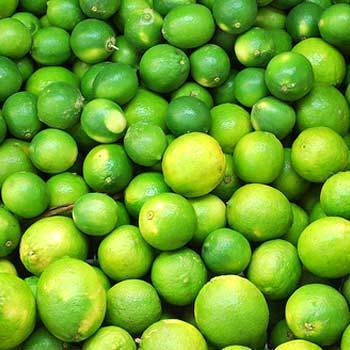
#> input picture lemon.jpeg, 350 x 350 px
$ jupyter execute HoughCircles.ipynb
#> lines starting #> are read from the running program, lines starting #| are printed output that depends on the picture
[cell 1]
import numpy as np
import cv2

[cell 2]
img = cv2.imread('lemon.jpeg',0)
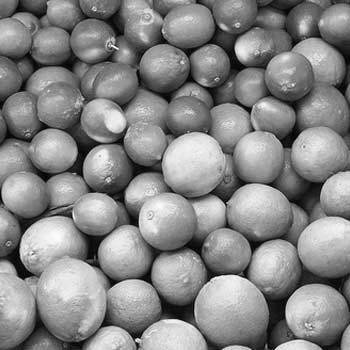
#> img: shape (350, 350); min 0, max 255, mean 134.2
img = cv2.medianBlur(img,5)
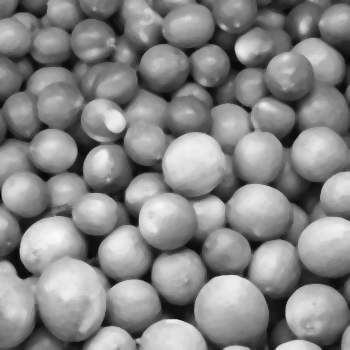
#> img: shape (350, 350); min 7, max 250, mean 134.5
cimg = cv2.cvtColor(img,cv2.COLOR_GRAY2BGR)

cv2.imshow('detected circle',cimg)
img1 = cv2.Canny(img.copy() , 100 ,170)
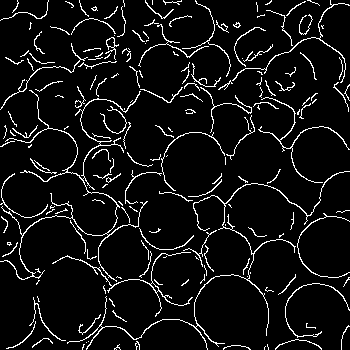
#> img1: shape (350, 350); 7% white in thin lines or dots

cv2.imshow('canny 170' , img1)

circles = cv2.HoughCircles(img,cv2.HOUGH_GRADIENT,1,29,
                            param1=200,param2=8,minRadius=8,maxRadius=39)
#> circles = 69 rows, first 8: [166.5, 220.5, 28.5], [230.5, 309.5, 36.2], [52.5, 249.5, 32.9], [132.5, 305.5, 27.1], [195.5, 165.5, 34], [126.5, 253.5, 28.5], [315.5, 315.5, 32.1], [92.5, 40.5, 22.3]

circles = np.uint16(np.around(circles))
#> circles = 69 rows, first 8: [166, 220, 28], [230, 310, 36], [52, 250, 33], [132, 306, 27], [196, 166, 34], [126, 254, 28], [316, 316, 32], [92, 40, 22]
for i in circles[0,:]:
    # draw the outer circle
    cv2.circle(cimg,(i[0],i[1]),i[2],(0,255,0),2)
    # draw the center of the circle
    cv2.circle(cimg,(i[0],i[1]),2,(0,0,255),3)
#> this loop made 69 passes
#> i on passes 1 to 12: [166, 220, 28], [230, 310, 36], [52, 250, 33], [132, 306, 27], [196, 166, 34], [126, 254, 28], [316, 316, 32], [92, 40, 22], [210, 66, 20], [78, 304, 38], [258, 218, 35], [104, 118, 22]
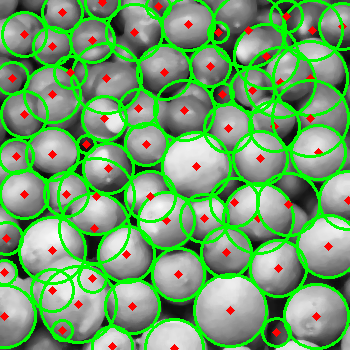
#> cimg: shape (350, 350, 3); mean B, G, R 106.4, 162, 112


cv2.imshow('detected circles',cimg)

no_of_lemons = 0
if circles is not None:
    circles = np.round(circles[0, :]).astype("int")
    no_of_lemons = len(circles)
#> no_of_lemons = 69


print(no_of_lemons)
#| 69
cv2.waitKey(0)
cv2.destroyAllWindows()

$ run again, with 4.1.05.tiff saved as lemon.jpeg
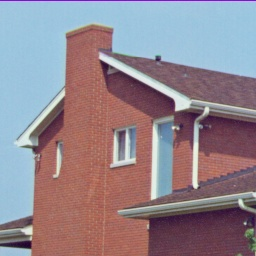
#> input picture 4.1.05.tiff, 256 x 256 px
#> `img1 = cv2.Canny(img.copy() , 100 ,170)`:
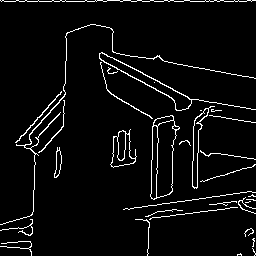
#> img1: shape (256, 256); 4.7% white in thin lines or dots
#> `circles = cv2.HoughCircles(img,cv2.HOUGH_GRADIENT,1,29, param1=200,par..`: circles = 28 rows, first 8: [155.5, 122.5, 38.4], [176.5, 94.5, 35.1], [131.5, 74.5, 28], [85.5, 122.5, 38.4], [220.5, 131.5, 27.1], [127.5, 106.5, 37.3], [182.5, 169.5, 31.8], [28.5, 111.5, 34.9]
#> `circles = np.uint16(np.around(circles))`: circles = 28 rows, first 8: [156, 122, 38], [176, 94, 35], [132, 74, 28], [86, 122, 38], [220, 132, 27], [128, 106, 37], [182, 170, 32], [28, 112, 35]
#> the loop `for i in circles[0,:]:` made 28 passes
#> after the loop `for i in circles[0,:]:`:
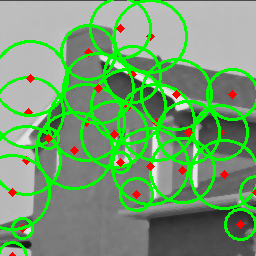
#> cimg: shape (256, 256, 3); mean B, G, R 111.4, 158.4, 114.9
#> no_of_lemons = 28
#| 28

$ run again, with crown.png saved as lemon.jpeg
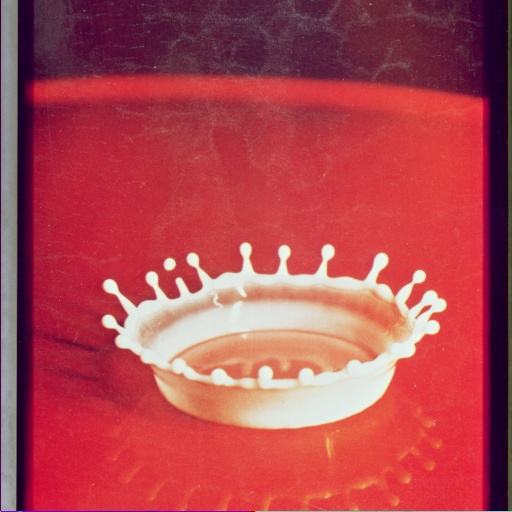
#> input picture crown.png, 512 x 512 px
#> `img1 = cv2.Canny(img.copy() , 100 ,170)`:
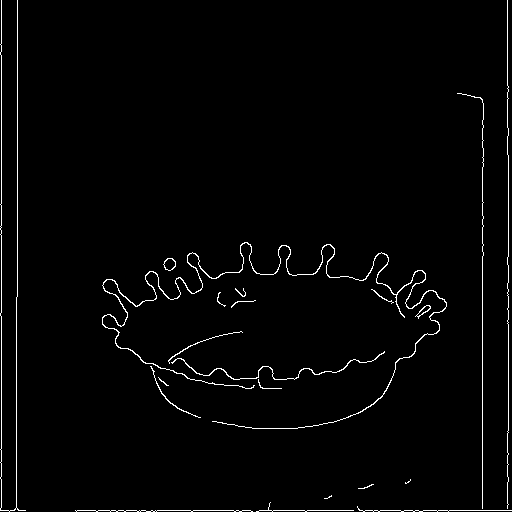
#> img1: shape (512, 512); 1.9% white in thin lines or dots
#> `circles = cv2.HoughCircles(img,cv2.HOUGH_GRADIENT,1,29, param1=200,par..`: circles = 31 rows, first 8: [401.5, 283.5, 25.1], [157.5, 333.5, 35.1], [419.5, 307.5, 26.6], [194.5, 373.5, 38.4], [363.5, 380.5, 23.6], [179.5, 277.5, 23], [218.5, 273.5, 33.8], [301.5, 251.5, 22.9]
#> `circles = np.uint16(np.around(circles))`: circles = 31 rows, first 8: [402, 284, 25], [158, 334, 35], [420, 308, 27], [194, 374, 38], [364, 380, 24], [180, 278, 23], [218, 274, 34], [302, 252, 23]
#> the loop `for i in circles[0,:]:` made 31 passes
#> after the loop `for i in circles[0,:]:`:
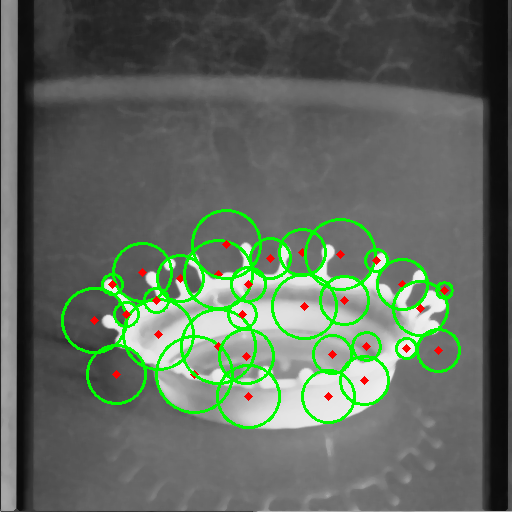
#> cimg: shape (512, 512, 3); mean B, G, R 94.3, 106.6, 95.5
#> no_of_lemons = 31
#| 31
